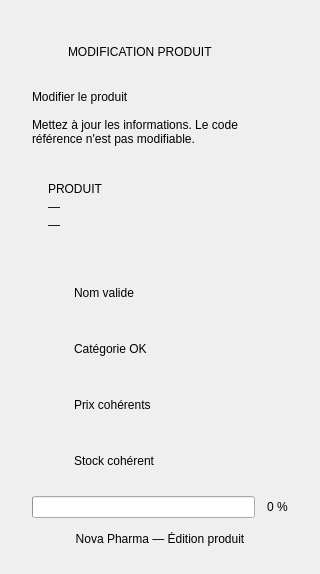
    <widget class="QFrame" name="sidebar">
     <property name="minimumSize">
      <size>
       <width>320</width>
       <height>0</height>
      </size>
     </property>
     <property name="maximumSize">
      <size>
       <width>320</width>
       <height>16777215</height>
      </size>
     </property>
     <property name="frameShape">
      <enum>QFrame::Shape::NoFrame</enum>
     </property>
     <layout class="QVBoxLayout" name="sidebar_layout">
      <property name="spacing">
       <number>14</number>
      </property>
      <property name="leftMargin">
       <number>32</number>
      </property>
      <property name="topMargin">
       <number>36</number>
      </property>
      <property name="rightMargin">
       <number>32</number>
      </property>
      <property name="bottomMargin">
       <number>28</number>
      </property>
      <item>
       <widget class="QFrame" name="brand_badge">
        <property name="minimumSize">
         <size>
          <width>0</width>
          <height>32</height>
         </size>
        </property>
        <property name="maximumSize">
         <size>
          <width>16777215</width>
          <height>32</height>
         </size>
        </property>
        <property name="frameShape">
         <enum>QFrame::Shape::NoFrame</enum>
        </property>
        <layout class="QHBoxLayout" name="brand_badge_layout">
         <property name="spacing">
          <number>8</number>
         </property>
         <property name="leftMargin">
          <number>14</number>
         </property>
         <property name="topMargin">
          <number>0</number>
         </property>
         <property name="rightMargin">
          <number>14</number>
         </property>
         <property name="bottomMargin">
          <number>0</number>
         </property>
         <item>
          <widget class="QLabel" name="brand_badge_icon">
           <property name="minimumSize">
            <size>
             <width>14</width>
             <height>14</height>
            </size>
           </property>
           <property name="maximumSize">
            <size>
             <width>14</width>
             <height>14</height>
            </size>
           </property>
           <property name="pixmap">
            <pixmap resource="../Icon.qrc">:/Icon/Icons/edit_white.svg</pixmap>
           </property>
           <property name="scaledContents">
            <bool>true</bool>
           </property>
          </widget>
         </item>
         <item>
          <widget class="QLabel" name="brand_badge_text">
           <property name="text">
            <string>MODIFICATION PRODUIT</string>
           </property>
          </widget>
         </item>
         <item>
          <spacer name="brand_spacer">
           <property name="orientation">
            <enum>Qt::Orientation::Horizontal</enum>
           </property>
           <property name="sizeHint" stdset="0">
            <size>
             <width>0</width>
             <height>0</height>
            </size>
           </property>
          </spacer>
         </item>
        </layout>
       </widget>
      </item>
      <item>
       <spacer name="side_spacer_1">
        <property name="orientation">
         <enum>Qt::Orientation::Vertical</enum>
        </property>
        <property name="sizeType">
         <enum>QSizePolicy::Policy::Fixed</enum>
        </property>
        <property name="sizeHint" stdset="0">
         <size>
          <width>0</width>
          <height>8</height>
         </size>
        </property>
       </spacer>
      </item>
      <item>
       <widget class="QLabel" name="sidebar_title">
        <property name="text">
         <string>Modifier le produit</string>
        </property>
        <property name="wordWrap">
         <bool>true</bool>
        </property>
       </widget>
      </item>
      <item>
       <widget class="QLabel" name="sidebar_lead">
        <property name="text">
         <string>Mettez à jour les informations. Le code référence n'est pas modifiable.</string>
        </property>
        <property name="wordWrap">
         <bool>true</bool>
        </property>
       </widget>
      </item>
      <item>
       <spacer name="side_spacer_2">
        <property name="orientation">
         <enum>Qt::Orientation::Vertical</enum>
        </property>
        <property name="sizeType">
         <enum>QSizePolicy::Policy::Fixed</enum>
        </property>
        <property name="sizeHint" stdset="0">
         <size>
          <width>0</width>
          <height>8</height>
         </size>
        </property>
       </spacer>
      </item>
      <item>
       <widget class="QFrame" name="info_card">
        <property name="frameShape">
         <enum>QFrame::Shape::NoFrame</enum>
        </property>
        <layout class="QVBoxLayout" name="info_card_layout">
         <property name="spacing">
          <number>4</number>
         </property>
         <property name="leftMargin">
          <number>16</number>
         </property>
         <property name="topMargin">
          <number>14</number>
         </property>
         <property name="rightMargin">
          <number>16</number>
         </property>
         <property name="bottomMargin">
          <number>14</number>
         </property>
         <item>
          <widget class="QLabel" name="info_label">
           <property name="text">
            <string>PRODUIT</string>
           </property>
          </widget>
         </item>
         <item>
          <widget class="QLabel" name="info_value">
           <property name="text">
            <string>—</string>
           </property>
           <property name="wordWrap">
            <bool>true</bool>
           </property>
          </widget>
         </item>
         <item>
          <widget class="QLabel" name="info_code">
           <property name="text">
            <string>—</string>
           </property>
          </widget>
         </item>
        </layout>
       </widget>
      </item>
      <item>
       <spacer name="side_spacer_3">
        <property name="orientation">
         <enum>Qt::Orientation::Vertical</enum>
        </property>
        <property name="sizeType">
         <enum>QSizePolicy::Policy::Fixed</enum>
        </property>
        <property name="sizeHint" stdset="0">
         <size>
          <width>0</width>
          <height>12</height>
         </size>
        </property>
       </spacer>
      </item>
      <item>
       <widget class="QFrame" name="check_row_name">
        <property name="minimumSize">
         <size>
          <width>0</width>
          <height>42</height>
         </size>
        </property>
        <property name="maximumSize">
         <size>
          <width>16777215</width>
          <height>42</height>
         </size>
        </property>
        <property name="frameShape">
         <enum>QFrame::Shape::NoFrame</enum>
        </property>
        <layout class="QHBoxLayout" name="check_name_layout">
         <property name="spacing">
          <number>10</number>
         </property>
         <property name="leftMargin">
          <number>12</number>
         </property>
         <property name="topMargin">
          <number>0</number>
         </property>
         <property name="rightMargin">
          <number>12</number>
         </property>
         <property name="bottomMargin">
          <number>0</number>
         </property>
         <item>
          <widget class="QLabel" name="check_name_icon">
           <property name="minimumSize">
            <size>
             <width>20</width>
             <height>20</height>
            </size>
           </property>
           <property name="maximumSize">
            <size>
             <width>20</width>
             <height>20</height>
            </size>
           </property>
           <property name="pixmap">
            <pixmap resource="../Icon.qrc">:/Icon/Icons/circle_white.svg</pixmap>
           </property>
           <property name="scaledContents">
            <bool>true</bool>
           </property>
          </widget>
         </item>
         <item>
          <widget class="QLabel" name="check_name_text">
           <property name="text">
            <string>Nom valide</string>
           </property>
          </widget>
         </item>
         <item>
          <spacer name="name_spacer">
           <property name="orientation">
            <enum>Qt::Orientation::Horizontal</enum>
           </property>
           <property name="sizeHint" stdset="0">
            <size>
             <width>0</width>
             <height>0</height>
            </size>
           </property>
          </spacer>
         </item>
        </layout>
       </widget>
      </item>
      <item>
       <widget class="QFrame" name="check_row_cat">
        <property name="minimumSize">
         <size>
          <width>0</width>
          <height>42</height>
         </size>
        </property>
        <property name="maximumSize">
         <size>
          <width>16777215</width>
          <height>42</height>
         </size>
        </property>
        <property name="frameShape">
         <enum>QFrame::Shape::NoFrame</enum>
        </property>
        <layout class="QHBoxLayout" name="check_cat_layout">
         <property name="spacing">
          <number>10</number>
         </property>
         <property name="leftMargin">
          <number>12</number>
         </property>
         <property name="topMargin">
          <number>0</number>
         </property>
         <property name="rightMargin">
          <number>12</number>
         </property>
         <property name="bottomMargin">
          <number>0</number>
         </property>
         <item>
          <widget class="QLabel" name="check_cat_icon">
           <property name="minimumSize">
            <size>
             <width>20</width>
             <height>20</height>
            </size>
           </property>
           <property name="maximumSize">
            <size>
             <width>20</width>
             <height>20</height>
            </size>
           </property>
           <property name="pixmap">
            <pixmap resource="../Icon.qrc">:/Icon/Icons/circle_white.svg</pixmap>
           </property>
           <property name="scaledContents">
            <bool>true</bool>
           </property>
          </widget>
         </item>
         <item>
          <widget class="QLabel" name="check_cat_text">
           <property name="text">
            <string>Catégorie OK</string>
           </property>
          </widget>
         </item>
         <item>
          <spacer name="cat_spacer">
           <property name="orientation">
            <enum>Qt::Orientation::Horizontal</enum>
           </property>
           <property name="sizeHint" stdset="0">
            <size>
             <width>0</width>
             <height>0</height>
            </size>
           </property>
          </spacer>
         </item>
        </layout>
       </widget>
      </item>
      <item>
       <widget class="QFrame" name="check_row_prix">
        <property name="minimumSize">
         <size>
          <width>0</width>
          <height>42</height>
         </size>
        </property>
        <property name="maximumSize">
         <size>
          <width>16777215</width>
          <height>42</height>
         </size>
        </property>
        <property name="frameShape">
         <enum>QFrame::Shape::NoFrame</enum>
        </property>
        <layout class="QHBoxLayout" name="check_prix_layout">
         <property name="spacing">
          <number>10</number>
         </property>
         <property name="leftMargin">
          <number>12</number>
         </property>
         <property name="topMargin">
          <number>0</number>
         </property>
         <property name="rightMargin">
          <number>12</number>
         </property>
         <property name="bottomMargin">
          <number>0</number>
         </property>
         <item>
          <widget class="QLabel" name="check_prix_icon">
           <property name="minimumSize">
            <size>
             <width>20</width>
             <height>20</height>
            </size>
           </property>
           <property name="maximumSize">
            <size>
             <width>20</width>
             <height>20</height>
            </size>
           </property>
           <property name="pixmap">
            <pixmap resource="../Icon.qrc">:/Icon/Icons/circle_white.svg</pixmap>
           </property>
           <property name="scaledContents">
            <bool>true</bool>
           </property>
          </widget>
         </item>
         <item>
          <widget class="QLabel" name="check_prix_text">
           <property name="text">
            <string>Prix cohérents</string>
           </property>
          </widget>
         </item>
         <item>
          <spacer name="prix_spacer">
           <property name="orientation">
            <enum>Qt::Orientation::Horizontal</enum>
           </property>
           <property name="sizeHint" stdset="0">
            <size>
             <width>0</width>
             <height>0</height>
            </size>
           </property>
          </spacer>
         </item>
        </layout>
       </widget>
      </item>
      <item>
       <widget class="QFrame" name="check_row_stock">
        <property name="minimumSize">
         <size>
          <width>0</width>
          <height>42</height>
         </size>
        </property>
        <property name="maximumSize">
         <size>
          <width>16777215</width>
          <height>42</height>
         </size>
        </property>
        <property name="frameShape">
         <enum>QFrame::Shape::NoFrame</enum>
        </property>
        <layout class="QHBoxLayout" name="check_stock_layout">
         <property name="spacing">
          <number>10</number>
         </property>
         <property name="leftMargin">
          <number>12</number>
         </property>
         <property name="topMargin">
          <number>0</number>
         </property>
         <property name="rightMargin">
          <number>12</number>
         </property>
         <property name="bottomMargin">
          <number>0</number>
         </property>
         <item>
          <widget class="QLabel" name="check_stock_icon">
           <property name="minimumSize">
            <size>
             <width>20</width>
             <height>20</height>
            </size>
           </property>
           <property name="maximumSize">
            <size>
             <width>20</width>
             <height>20</height>
            </size>
           </property>
           <property name="pixmap">
            <pixmap resource="../Icon.qrc">:/Icon/Icons/circle_white.svg</pixmap>
           </property>
           <property name="scaledContents">
            <bool>true</bool>
           </property>
          </widget>
         </item>
         <item>
          <widget class="QLabel" name="check_stock_text">
           <property name="text">
            <string>Stock cohérent</string>
           </property>
          </widget>
         </item>
         <item>
          <spacer name="stock_spacer">
           <property name="orientation">
            <enum>Qt::Orientation::Horizontal</enum>
           </property>
           <property name="sizeHint" stdset="0">
            <size>
             <width>0</width>
             <height>0</height>
            </size>
           </property>
          </spacer>
         </item>
        </layout>
       </widget>
      </item>
      <item>
       <spacer name="side_spacer_4">
        <property name="orientation">
         <enum>Qt::Orientation::Vertical</enum>
        </property>
        <property name="sizeHint" stdset="0">
         <size>
          <width>0</width>
          <height>0</height>
         </size>
        </property>
       </spacer>
      </item>
      <item>
       <layout class="QHBoxLayout" name="progress_layout">
        <property name="spacing">
         <number>12</number>
        </property>
        <item>
         <widget class="QProgressBar" name="progress_bar">
          <property name="minimum">
           <number>0</number>
          </property>
          <property name="maximum">
           <number>100</number>
          </property>
          <property name="value">
           <number>0</number>
          </property>
          <property name="textVisible">
           <bool>false</bool>
          </property>
         </widget>
        </item>
        <item>
         <widget class="QLabel" name="progress_label">
          <property name="text">
           <string>0 %</string>
          </property>
         </widget>
        </item>
       </layout>
      </item>
      <item>
       <widget class="QLabel" name="sidebar_footer">
        <property name="text">
         <string>Nova Pharma — Édition produit</string>
        </property>
        <property name="alignment">
         <set>Qt::AlignmentFlag::AlignCenter</set>
        </property>
       </widget>
      </item>
     </layout>
    </widget>
